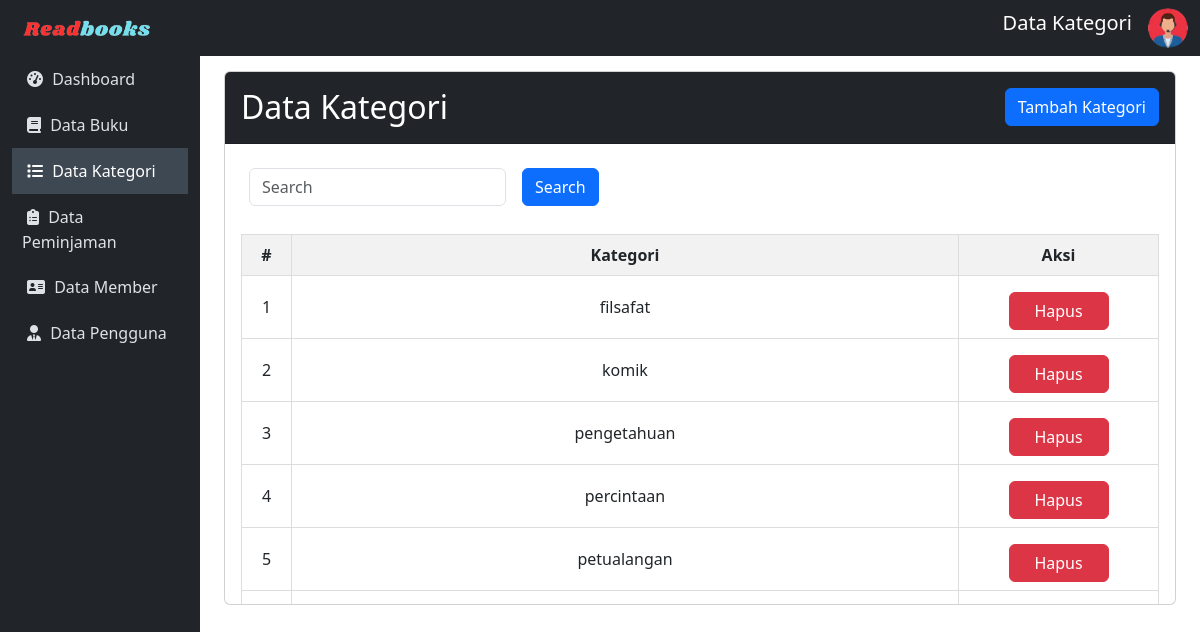
The app's page /admin/kategori/data-kategori.php with its own data.
### tables this page shows
CREATE TABLE `kategori_buku` (
  `kategori` varchar(50) NOT NULL
);

### config/config.php (called while the page is built, shortened)
<?php
$host = "127.0.0.1";
$username = "root";
$password = "";
$database_name = "ukk_ripal";
$connection = mysqli_connect($host, $username, $password, $database_name);
function queryReadData($dataKategori)
{
  global $connection;
  $result = mysqli_query($connection, $dataKategori);
  $items = [];
  while ($item = mysqli_fetch_assoc($result)) {
    $items[] = $item;
  }
  return $items;
}
?>

### admin/kategori/data-kategori.php (the view, shortened to what this page needs)
<?php
include "../../config/config.php";
$datakategori = queryReadData("SELECT * FROM kategori_buku order by kategori ASC");
?>
<!DOCTYPE html>
<html lang="en">
<head>
    <link href="https://cdn.jsdelivr.net/npm/bootstrap@5.3.2/dist/css/bootstrap.min.css" rel="stylesheet">
</head>
<body>
    <nav class="navbar navbar-expand-lg navbar-dark sticky-top">
        <div class="container-fluid">
            <a class="navbar-brand" href="index.php"><img src="../../assets/readbook.png" width="150px"></a>
            <div class="collapse navbar-collapse" id="mynavbar">
                <ul class="navbar-nav ms-auto">
                    <li class="nav-item">
                        <span class="navbar-brand text-center">Data Kategori</span>
                    </li>
                    <li class="nav-item">
                        <i id="profile-icon" class="bi bi-person-circle text-light" data-bs-toggle="dropdown">
                            <img src="../../assets/adminLogo.png" alt="Avatar Logo" style="width:40px;" class="rounded-pill"></i>
                    </li>
                </ul>
            </div>
        </div>
    </nav>
    <div class="container-fluid">
        <div class="row">
            <nav id="sidebar" class="col-md-3 col-lg-2 d-md-block position-fixed vh-100">
                <div class="position-sticky">
                    <ul class="nav flex-column">
                        <li class="nav-item">
                            <a class="nav-link" href="../index.php">
                               <i class="fa fa-dashboard" style="margin: 5px;"></i>
                                Dashboard
                            </a>
                        </li>
                        <li class="nav-item">
                            <a class="nav-link" href="../buku/data-buku.php">
                            <i class="fa fa-book" style="margin: 5px;"></i>
                                Data Buku
                            </a>
                        </li>
                        <li class="nav-item">
                            <a class="nav-link active" href="data-kategori.php">
                            <i class="fa fa-list" style="margin: 5px;"></i>
                                Data Kategori
                            </a>
                        </li>
                        <li class="nav-item">
                            <a class="nav-link" href="../peminjaman/data-peminjaman.php">
                            <i class="fas fa-clipboard-list" style="margin: 5px;"></i>
                                Data Peminjaman
                            </a>
                        </li>
                        <li class="nav-item">
                            <a class="nav-link" href="../member/data-member.php">
                            <i class="fa fa-address-card" style="margin: 5px;"></i>
                                Data Member
                            </a>
                        </li>
                        <li class="nav-item">
                            <a class="nav-link" href="../akun/pengguna.php">
                            <i class="fas fa-user-tie" style="margin: 5px;"></i>
                                Data Pengguna
                            </a>
                        </li>
                    </ul>
                </div>
            </nav>
            <main id="content" class="col-md-9 ms-sm-auto col-lg-10 px-md-4">
                <div class="card">
                <div class="card-header bg-dark text-white">
                        <h2 class="mt-2">Data Kategori
                            <button type="button" class="btn btn-primary" data-bs-toggle="modal" data-bs-target="#myModal" style="float: right;">
                                Tambah Kategori
                            </button>
                        </h2>
                    </div>
                    <div class="card-body scrollable-card">
                        <form class="d-flex" action="" method="post">
                            <div style="display: flex;">
                                <input class="form-control m-2" type="text" name="keyword" id="keyword" placeholder="Search">
                                <button class="btn btn-primary m-2" type="submit" name="search">Search</button>
                            </div>
                        </form>
                        <table>
                            <thead>
                                <tr>
                                    <th style="width:50px;">#</th>
                                    <th>Kategori</th>
                                    <th style="width:200px;">Aksi</th>
                                </tr>
                            </thead>
                            <tbody>
                                <?php
                                $no = 1;
                                foreach ($datakategori as $item) :
                                ?>
                                    <tr>
                                        <td style="width:50px;"><?= $no++; ?></td>
                                        <td><?= $item['kategori']; ?></td>
                                        <td style="width:200px;">
                                            <a href="deleteKategori.php?kategori=<?= $item['kategori']; ?>" class="btn btn-danger mt-2" style="width:100px;" onclick="return confirm('Apakah <?= $item['kategori']; ?> ingin anda hapus? Jika anda hapus maka data buku dengan kategori ini juga akan terhapus!');">Hapus</a>
                                        </td>
                                    </tr>
                                <?php endforeach; ?>
                            </tbody>
                        </table>
                    </div>
                </div>
            </main>
        </div>
    </div>
</body>
</html>

### admin/kategori/data-kategori.php (style rules this page uses)
body { font-family: 'Segoe UI', Tahoma, Geneva, Verdana, sans-serif; }
#sidebar { background-color: #212529; color: #fff; }
#content { transition: margin-left 0.5s; padding: 15px; }
.navbar { background-color: #212529; }
.navbar-brand { color: #fff; }
.nav-link { padding: 10px; text-decoration: none; color: #dee2e6; transition: background-color 0.3s, color 0.3s; }
.nav-link.active { background-color: #3d4852; color: #fff; }
table { width: 100%; border-collapse: collapse; margin-top: 20px; }
th, td { border: 1px solid #ddd; padding: 8px; text-align: center; }
th { background-color: #f2f2f2; }
.scrollable-card { max-height: 460px; overflow-y: auto; }

### records on screen
kategori_buku: kategori "filsafat"
kategori_buku: kategori "komik"
kategori_buku: kategori "pengetahuan"
kategori_buku: kategori "percintaan"
kategori_buku: kategori "petualangan"
